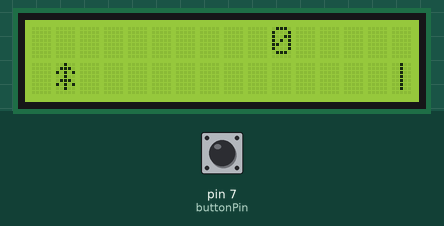
The sketch below on a simulated Arduino Uno, built with avr-gcc and run on an emulated ATmega328P. Parts: 16×2 character LCD. The test bench sets the inputs (shaded band); at power-on: pin 7 (buttonPin) LOW. At 4.7 s the program stops and its outputs stay as they are.

Above: at 0.14 s.
At 1.2 s:
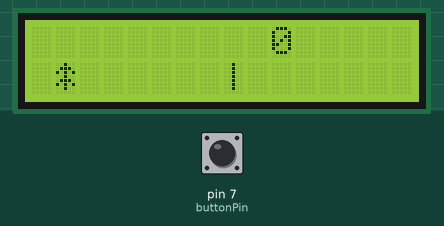
1.3 s: pin 7 (buttonPin) pulled HIGH for 1 s
At 5.8 s:
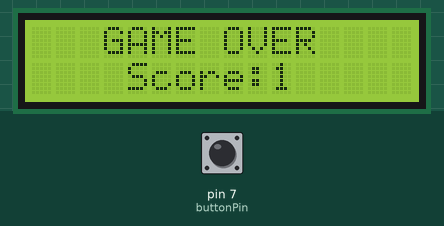
Timing chart, 0 to 6.2 s (numbered marks = the images above; inputs shaded):
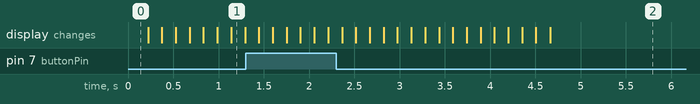

The sketch:

sketch.ino
```cpp
#include <LiquidCrystal.h>

LiquidCrystal lcd(12,11,5,4,3,2);

const int buttonPin = 7;

int dinoRow = 1;
int obstaclePos = 15;

bool jumping = false;
unsigned long jumpTime = 0;

int score = 0;

void setup() {
  pinMode(buttonPin, INPUT);

  lcd.begin(16,2);

  // Custom dino character
  byte dino[8] = {
    B00100,
    B01110,
    B10101,
    B00100,
    B01110,
    B10101,
    B00100,
    B00000
  };

  lcd.createChar(0,dino);

  lcd.clear();
}

void loop() {

  // Button pressed → jump
  if(digitalRead(buttonPin)==HIGH && !jumping){
      jumping=true;
      dinoRow=0;
      jumpTime=millis();
  }

  // Jump duration
  if(jumping && millis()-jumpTime>500){
      jumping=false;
      dinoRow=1;
  }

  lcd.clear();

  // Display Dino
  lcd.setCursor(1,dinoRow);
  lcd.write(byte(0));

  // Display obstacle
  lcd.setCursor(obstaclePos,1);
  lcd.print("|");

  // Collision check
  if(obstaclePos==1 && dinoRow==1){
      lcd.clear();
      lcd.setCursor(3,0);
      lcd.print("GAME OVER");

      lcd.setCursor(4,1);
      lcd.print("Score:");
      lcd.print(score);

      while(true);
  }

  obstaclePos--;

  if(obstaclePos<0){
      obstaclePos=15;
      score++;
  }

  lcd.setCursor(10,0);
  lcd.print(score);

  delay(150);
}
```
